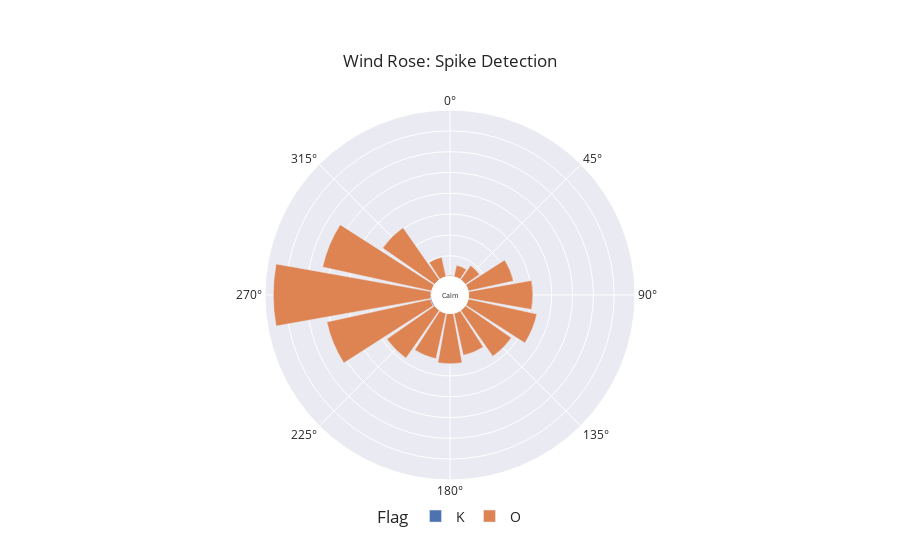

Source (notebook cell):
### Code cell
# TUMR TUM Zentralgelände Nord Maxvorstadt
df_site = extract_site_data(df=df, dates = dates, site_name="TUMR")

plot_wind_rose(df_site, column="Flag")

### Figure 1 — Plotly figure (JSON) as saved in the notebook; plotly's stock layout.template omitted (floating-point values rounded to 4 significant figures)
{"data": [{"hovertemplate": "Flag=K<br>len=%{r}<br>cardinal_direction=%{theta}<extra></extra>", "legendgroup": "K", "marker": {"color": "rgb(76,114,176)", "pattern": {"shape": ""}}, "name": "K", "r": [19, 361, 47, 182, 33, 54, 78, 67, 70, 25, 69, 30, 27, 67, 47], "showlegend": true, "subplot": "polar", "theta": [22.5, 247.5, 67.5, 270, 180, 157.5, 112.5, 135, 90, 45, 225, 315, 337.5, 292.5, 202.5], "type": "barpolar"}, {"hovertemplate": "Flag=O<br>len=%{r}<br>cardinal_direction=%{theta}<extra></extra>", "legendgroup": "O", "marker": {"color": "rgb(221,132,82)", "pattern": {"shape": ""}}, "name": "O", "r": [10338, 26821, 4829, 4159, 2835, 15246, 11097, 13976, 37820, 16843, 11185, 15394, 270, 25479, 12053, 13459], "showlegend": true, "subplot": "polar", "theta": [157.5, 292.5, 337.5, 45, 22.5, 315, 67.5, 225, 270, 112.5, 202.5, 90, 0, 247.5, 180, 135], "type": "barpolar"}], "layout": {"annotations": [{"font": {"size": 7}, "showarrow": false, "text": "Calm", "x": 0.5, "y": 0.5}], "barmode": "relative", "legend": {"font": {"size": 14}, "orientation": "h", "title": {"text": "Flag"}, "tracegroupgap": 0, "x": 0.5, "xanchor": "center", "y": -0.1, "yanchor": "middle"}, "margin": {"t": 110}, "polar": {"angularaxis": {"direction": "clockwise", "rotation": 90}, "domain": {"x": [0, 1], "y": [0, 1]}, "hole": 0.1, "radialaxis": {"linewidth": 0, "showticklabels": false, "ticks": ""}}, "title": {"text": "Wind Rose: Spike Detection", "xanchor": "center", "yanchor": "top"}}}
